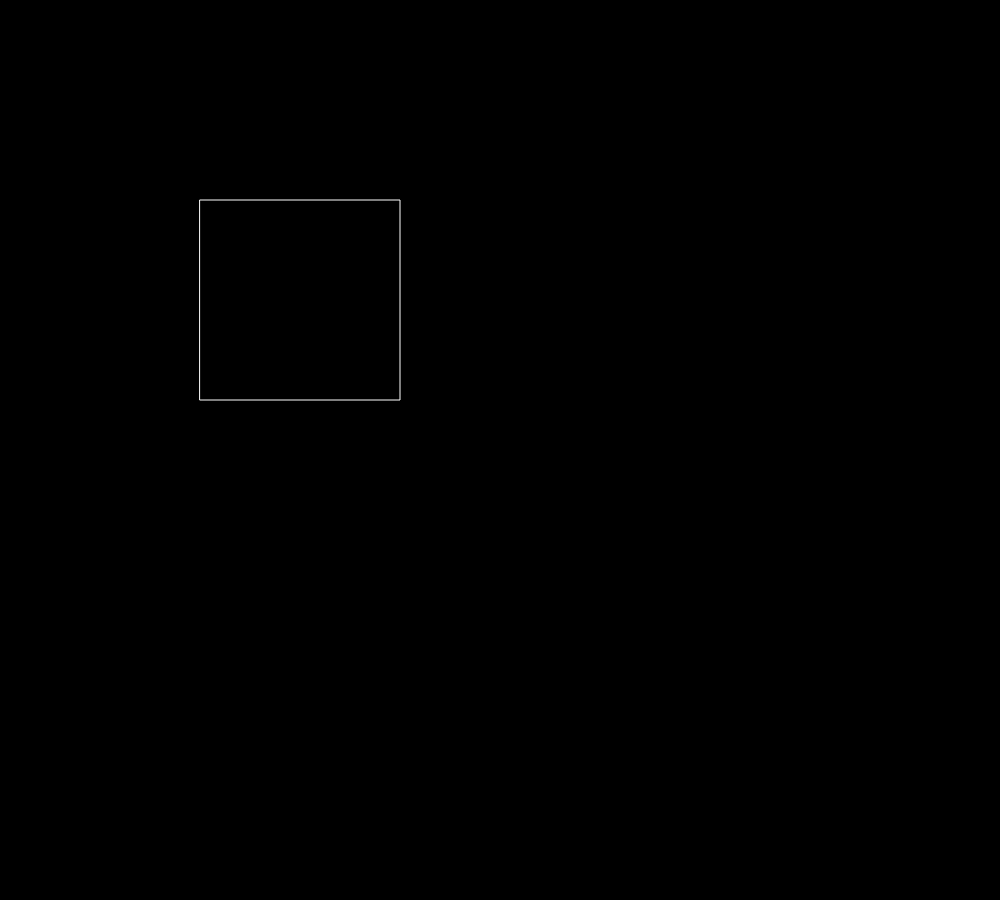
Frame 1 (no input)
Frame 60 (no input): identical to frame 1, image omitted
Frame 120 (the mouse pressed at the canvas centre since frame 60): blank canvas, image omitted

The p5.js sketch that drew this single still picture (run headless with seeded random() and noise() and a simulated clock; from frame 60 on, the mouse is pressed at the canvas centre):

// p5.js sketch
// ── sketch.js
function setup() {
  createCanvas(1000, 900);
  noFill();
  stroke(255);
}

function draw() {
  background(0);
  
  // rotate by an angle
  // angle is measured in radians (~6.28 is roughly one full revolution)
  // the command rotate(ang) will rotate the canvas around the
  // origin point (0, 0).
  // it's as though you put your finger down on (0, 0), and
  // rotated the page
  
  rotate(mouseX*0.01);
  rect(200, 200, 200, 200);  
}
